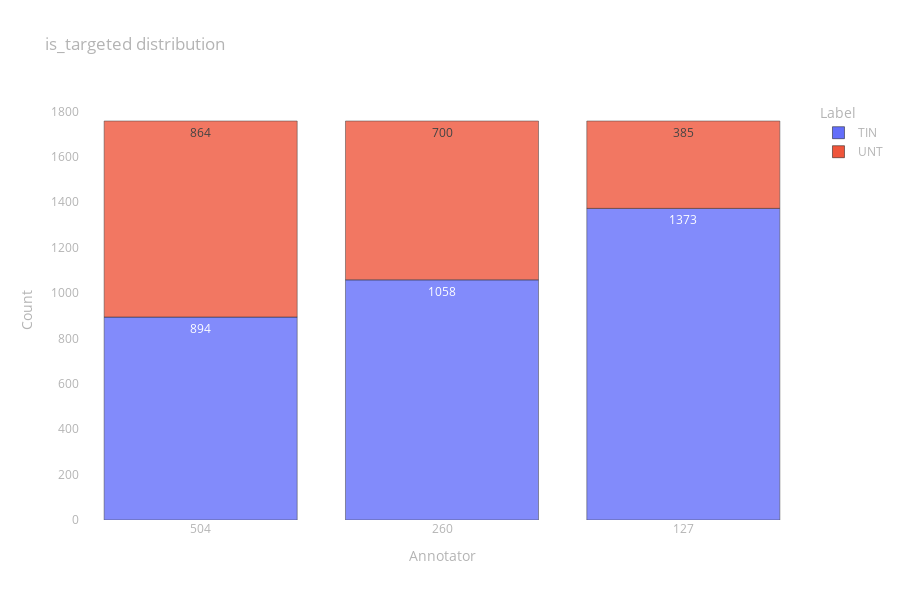

The code cell stored with this chart in its notebook:
### Code cell
fig = px.bar(
    data_frame=prepare_data_to_px(is_targeted),
    x="Annotator", y="Count", color="Label", opacity=0.8,
    height=600, text="Count", title="is_targeted distribution")

fig.update_layout(layout)

fig.show()

### Figure 1 — Plotly figure (JSON) as saved in the notebook; plotly's stock layout.template omitted (floating-point values rounded to 4 significant figures)
{"data": [{"alignmentgroup": "True", "hovertemplate": "Label=TIN<br>Annotator=%{x}<br>Count=%{text}<extra></extra>", "legendgroup": "TIN", "marker": {"color": "#636efa", "opacity": 0.8, "pattern": {"shape": ""}}, "name": "TIN", "offsetgroup": "TIN", "orientation": "v", "showlegend": true, "text": [894, 1058, 1373], "textposition": "auto", "type": "bar", "x": [504, 260, 127], "xaxis": "x", "y": [894, 1058, 1373], "yaxis": "y"}, {"alignmentgroup": "True", "hovertemplate": "Label=UNT<br>Annotator=%{x}<br>Count=%{text}<extra></extra>", "legendgroup": "UNT", "marker": {"color": "#EF553B", "opacity": 0.8, "pattern": {"shape": ""}}, "name": "UNT", "offsetgroup": "UNT", "orientation": "v", "showlegend": true, "text": [864, 700, 385], "textposition": "auto", "type": "bar", "x": [504, 260, 127], "xaxis": "x", "y": [864, 700, 385], "yaxis": "y"}], "layout": {"barmode": "relative", "font": {"color": "rgb(180,180,180)"}, "height": 600, "legend": {"title": {"text": "Label"}, "tracegroupgap": 0}, "paper_bgcolor": "rgba(0,0,0,0)", "plot_bgcolor": "rgba(0,0,0,0)", "title": {"text": "is_targeted distribution"}, "xaxis": {"anchor": "y", "domain": [0, 1], "showgrid": false, "title": {"text": "Annotator"}, "type": "category", "zeroline": false}, "yaxis": {"anchor": "x", "domain": [0, 1], "showgrid": false, "title": {"text": "Count"}, "zeroline": false}}}
